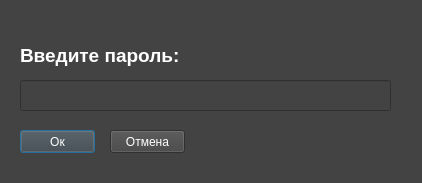
<?xml version="1.0" encoding="UTF-8"?>
<ui version="4.0">
 <class>Dialog_Enter</class>
 <widget class="QDialog" name="Dialog_Enter">
  <property name="geometry">
   <rect>
    <x>0</x>
    <y>0</y>
    <width>422</width>
    <height>183</height>
   </rect>
  </property>
  <property name="windowTitle">
   <string>Вход в программу</string>
  </property>
  <property name="windowIcon">
   <iconset resource="iconscryptor.qrc">
    <normaloff>:/icons/icons/icon.ico</normaloff>:/icons/icons/icon.ico</iconset>
  </property>
  <property name="styleSheet">
   <string notr="true">background-color: rgb(67, 67, 67);</string>
  </property>
  <property name="modal">
   <bool>false</bool>
  </property>
  <widget class="QLabel" name="label">
   <property name="geometry">
    <rect>
     <x>20</x>
     <y>40</y>
     <width>201</width>
     <height>31</height>
    </rect>
   </property>
   <property name="styleSheet">
    <string notr="true">color: rgb(255, 255, 255);</string>
   </property>
   <property name="text">
    <string>&lt;html&gt;&lt;head/&gt;&lt;body&gt;&lt;p&gt;&lt;span style=&quot; font-size:14pt; font-weight:600;&quot;&gt;Введите пароль:&lt;/span&gt;&lt;/p&gt;&lt;/body&gt;&lt;/html&gt;</string>
   </property>
  </widget>
  <widget class="QLineEdit" name="lineEdit_for_pass">
   <property name="geometry">
    <rect>
     <x>20</x>
     <y>80</y>
     <width>371</width>
     <height>31</height>
    </rect>
   </property>
   <property name="styleSheet">
    <string notr="true">color: rgb(255, 255, 255);</string>
   </property>
   <property name="echoMode">
    <enum>QLineEdit::Password</enum>
   </property>
  </widget>
  <widget class="QPushButton" name="pushButton_ok">
   <property name="geometry">
    <rect>
     <x>20</x>
     <y>130</y>
     <width>75</width>
     <height>23</height>
    </rect>
   </property>
   <property name="styleSheet">
    <string notr="true">color: rgb(255, 255, 255);</string>
   </property>
   <property name="text">
    <string>Ок</string>
   </property>
   <property name="autoDefault">
    <bool>true</bool>
   </property>
  </widget>
  <widget class="QPushButton" name="pushButton_cancel">
   <property name="geometry">
    <rect>
     <x>110</x>
     <y>130</y>
     <width>75</width>
     <height>23</height>
    </rect>
   </property>
   <property name="styleSheet">
    <string notr="true">color: rgb(255, 255, 255);</string>
   </property>
   <property name="text">
    <string>Отмена</string>
   </property>
  </widget>
 </widget>
 <resources>
  <include location="iconscryptor.qrc"/>
 </resources>
 <connections/>
</ui>
